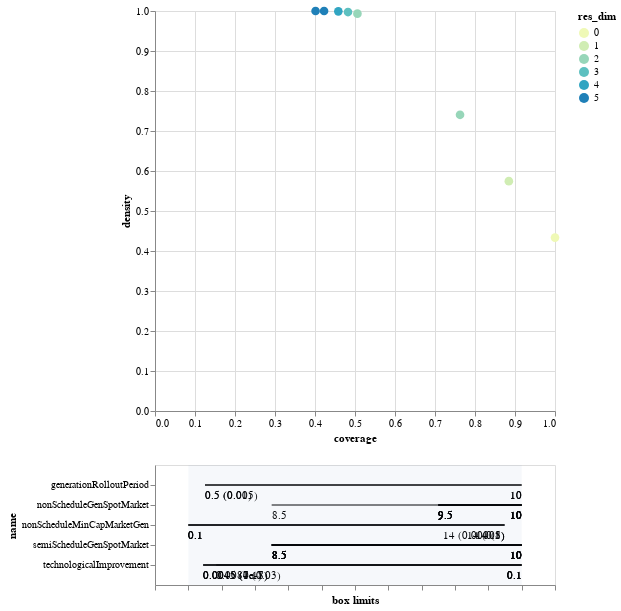

Notebook code cell kept with this figure:
### Code cell
box1.inspect_tradeoff()

### Figure 1 — Vega-Lite specification as saved in the notebook (floating-point values rounded to 4 significant figures)
{"config": {"view": {"continuousWidth": 400, "continuousHeight": 300}}, "vconcat": [{"data": {"name": "data-1219bb6c4f1eb3e5b5a14d92a9b07afc"}, "mark": {"type": "circle", "size": 75}, "encoding": {"color": {"type": "ordinal", "field": "res_dim", "scale": {"range": ["#eff9b6", "#d0edb3", "#97d6b9", "#5dc0c0", "#31a5c2", "#1f80b8", "#2354a3", "#21318d"]}}, "opacity": {"condition": {"value": 1, "selection": "selector002"}, "value": 0.4}, "tooltip": [{"type": "ordinal", "field": "id"}, {"type": "quantitative", "field": "coverage", "format": ".2"}, {"type": "quantitative", "field": "density", "format": ".2"}, {"type": "ordinal", "field": "res_dim"}], "x": {"type": "quantitative", "field": "coverage"}, "y": {"type": "quantitative", "field": "density"}}, "height": 400, "selection": {"selector002": {"type": "single", "fields": ["id"]}}, "width": 400}, {"layer": [{"data": {"name": "data-26919ee1901400f5a2b6c597dfdee9fc"}, "mark": "rule", "encoding": {"x": {"type": "quantitative", "axis": {"grid": false, "labels": false, "title": "box limits"}, "field": "x_lower", "scale": {"domain": [0, 1], "padding": 0.1}}, "x2": {"field": "x_upper"}, "y": {"type": "nominal", "field": "name", "scale": {"padding": 1.0}}}, "transform": [{"calculate": "(datum.x1-datum.minimum)/(datum.maximum-datum.minimum)", "as": "x_lower"}, {"calculate": "(datum.x2-datum.minimum)/(datum.maximum-datum.minimum)", "as": "x_upper"}, {"filter": {"selection": "selector002"}}], "width": 400}, {"data": {"name": "data-26919ee1901400f5a2b6c597dfdee9fc"}, "mark": {"type": "text", "align": "left", "baseline": "top", "dy": 5}, "encoding": {"text": {"type": "ordinal", "field": "text"}, "x": {"type": "quantitative", "axis": {"grid": false, "labels": false, "title": "box limits"}, "field": "x_lower", "scale": {"domain": [0, 1], "padding": 0.1}}, "x2": {"field": "x_upper"}, "y": {"type": "nominal", "field": "name", "scale": {"padding": 1.0}}}, "transform": [{"calculate": "(datum.x1-datum.minimum)/(datum.maximum-datum.minimum)", "as": "x_lower"}, {"calculate": "(datum.x2-datum.minimum)/(datum.maximum-datum.minimum)", "as": "x_upper"}, {"filter": {"selection": "selector002"}}, {"calculate": "datum.qp_lower>0?format(datum.x1, \".2\")+\" (\"+format(datum.qp_lower, \".1~g\")+\")\" :format(datum.x1, \".2\")", "as": "text"}], "width": 400}, {"data": {"name": "data-26919ee1901400f5a2b6c597dfdee9fc"}, "mark": {"type": "text", "align": "right", "baseline": "top", "dy": 5}, "encoding": {"text": {"type": "ordinal", "field": "text"}, "x": {"type": "quantitative", "field": "x_upper"}, "x2": {"field": "x_upper"}, "y": {"type": "nominal", "field": "name", "scale": {"padding": 1.0}}}, "transform": [{"calculate": "(datum.x1-datum.minimum)/(datum.maximum-datum.minimum)", "as": "x_lower"}, {"calculate": "(datum.x2-datum.minimum)/(datum.maximum-datum.minimum)", "as": "x_upper"}, {"filter": {"selection": "selector002"}}, {"calculate": "datum.qp_upper>0?format(datum.x2, \".2\")+\" (\"+format(datum.qp_upper, \".1\")+\")\" :format(datum.x2, \".2\")", "as": "text"}], "width": 400}, {"data": {"name": "data-bb8d07f6df3d47a6a475317795287b23"}, "mark": {"type": "rect", "opacity": 0.05}, "encoding": {"x": {"type": "quantitative", "field": "start"}, "x2": {"field": "end"}}}, {"data": {"name": "data-d751713988987e9331980363e24189ce"}, "mark": "point", "encoding": {"x": {"type": "quantitative", "field": "x"}, "y": {"type": "nominal", "field": "name"}}, "transform": [{"filter": {"selection": "selector002"}}], "width": 400}, {"data": {"name": "data-d751713988987e9331980363e24189ce"}, "mark": {"type": "text", "align": "center", "baseline": "top", "dy": 5}, "encoding": {"text": {"type": "nominal", "field": "item"}, "x": {"type": "quantitative", "field": "x"}, "y": {"type": "nominal", "field": "name"}}, "transform": [{"filter": {"selection": "selector002"}}], "width": 400}]}], "$schema": "https://vega.github.io/schema/vega-lite/v4.0.2.json", "datasets": {"data-1219bb6c4f1eb3e5b5a14d92a9b07afc": [{"coverage": 1.0, "density": 0.4335, "id": 0, "mass": 1.0, "mean": 0.4335, "res_dim": 0}, {"coverage": 0.8846, "density": 0.5746, "id": 1, "mass": 0.6675, "mean": 0.5746, "res_dim": 1}, {"coverage": 0.7626, "density": 0.7405, "id": 2, "mass": 0.4465, "mean": 0.7405, "res_dim": 2}, {"coverage": 0.5061, "density": 0.9934, "id": 3, "mass": 0.2209, "mean": 0.9934, "res_dim": 2}, {"coverage": 0.4825, "density": 0.9974, "id": 4, "mass": 0.2097, "mean": 0.9974, "res_dim": 3}, {"coverage": 0.4583, "density": 0.9992, "id": 5, "mass": 0.1989, "mean": 0.9992, "res_dim": 4}, {"coverage": 0.4227, "density": 0.9999, "id": 6, "mass": 0.1833, "mean": 0.9999, "res_dim": 5}, {"coverage": 0.4014, "density": 1.0, "id": 7, "mass": 0.174, "mean": 1.0, "res_dim": 5}], "data-26919ee1901400f5a2b6c597dfdee9fc": [{"x1": 8.5, "x2": 10.0, "name": "semiScheduleGenSpotMarket", "id": 1, "minimum": 8.0, "maximum": 10.0, "qp_lower": 0.0, "qp_upper": -1.0}, {"x1": 8.5, "x2": 10.0, "name": "nonScheduleGenSpotMarket", "id": 2, "minimum": 8.0, "maximum": 10.0, "qp_lower": 0.0, "qp_upper": -1.0}, {"x1": 8.5, "x2": 10.0, "name": "semiScheduleGenSpotMarket", "id": 2, "minimum": 8.0, "maximum": 10.0, "qp_lower": 0.0, "qp_upper": -1.0}, {"x1": 9.5, "x2": 10.0, "name": "nonScheduleGenSpotMarket", "id": 3, "minimum": 8.0, "maximum": 10.0, "qp_lower": 0.0, "qp_upper": -1.0}, {"x1": 8.5, "x2": 10.0, "name": "semiScheduleGenSpotMarket", "id": 3, "minimum": 8.0, "maximum": 10.0, "qp_lower": 0.0, "qp_upper": -1.0}, {"x1": 9.5, "x2": 10.0, "name": "nonScheduleGenSpotMarket", "id": 4, "minimum": 8.0, "maximum": 10.0, "qp_lower": 0.0, "qp_upper": -1.0}, {"x1": 8.5, "x2": 10.0, "name": "semiScheduleGenSpotMarket", "id": 4, "minimum": 8.0, "maximum": 10.0, "qp_lower": 0.0, "qp_upper": -1.0}, {"x1": 0.004492, "x2": 0.09995, "name": "technologicalImprovement", "id": 4, "minimum": 4.883e-05, "maximum": 0.09995, "qp_lower": 9.687e-09, "qp_upper": -1.0}, {"x1": 9.5, "x2": 10.0, "name": "nonScheduleGenSpotMarket", "id": 5, "minimum": 8.0, "maximum": 10.0, "qp_lower": 0.0, "qp_upper": -1.0}, {"x1": 0.1, "x2": 14.23, "name": "nonScheduleMinCapMarketGen", "id": 5, "minimum": 0.1, "maximum": 14.99, "qp_lower": -1.0, "qp_upper": 4.876e-05}, {"x1": 8.5, "x2": 10.0, "name": "semiScheduleGenSpotMarket", "id": 5, "minimum": 8.0, "maximum": 10.0, "qp_lower": 0.0, "qp_upper": -1.0}, {"x1": 0.004492, "x2": 0.09995, "name": "technologicalImprovement", "id": 5, "minimum": 4.883e-05, "maximum": 0.09995, "qp_lower": 6.977e-07, "qp_upper": -1.0}, {"x1": 0.5, "x2": 10.0, "name": "generationRolloutPeriod", "id": 6, "minimum": 0.0, "maximum": 10.0, "qp_lower": 0.005249, "qp_upper": -1.0}, {"x1": 9.5, "x2": 10.0, "name": "nonScheduleGenSpotMarket", "id": 6, "minimum": 8.0, "maximum": 10.0, "qp_lower": 0.0, "qp_upper": -1.0}, {"x1": 0.1, "x2": 14.23, "name": "nonScheduleMinCapMarketGen", "id": 6, "minimum": 0.1, "maximum": 14.99, "qp_lower": -1.0, "qp_upper": 0.7531}, {"x1": 8.5, "x2": 10.0, "name": "semiScheduleGenSpotMarket", "id": 6, "minimum": 8.0, "maximum": 10.0, "qp_lower": 0.0, "qp_upper": -1.0}, {"x1": 0.004492, "x2": 0.09995, "name": "technologicalImprovement", "id": 6, "minimum": 4.883e-05, "maximum": 0.09995, "qp_lower": 0.1066, "qp_upper": -1.0}, {"x1": 0.5, "x2": 10.0, "name": "generationRolloutPeriod", "id": 7, "minimum": 0.0, "maximum": 10.0, "qp_lower": 0.01014, "qp_upper": -1.0}, {"x1": 9.5, "x2": 10.0, "name": "nonScheduleGenSpotMarket", "id": 7, "minimum": 8.0, "maximum": 10.0, "qp_lower": 0.0, "qp_upper": -1.0}, {"x1": 0.1, "x2": 14.23, "name": "nonScheduleMinCapMarketGen", "id": 7, "minimum": 0.1, "maximum": 14.99, "qp_lower": -1.0, "qp_upper": 1.0}, {"x1": 8.5, "x2": 10.0, "name": "semiScheduleGenSpotMarket", "id": 7, "minimum": 8.0, "maximum": 10.0, "qp_lower": 0.0, "qp_upper": -1.0}, {"x1": 0.008398, "x2": 0.09995, "name": "technologicalImprovement", "id": 7, "minimum": 4.883e-05, "maximum": 0.09995, "qp_lower": 0.02686, "qp_upper": -1.0}], "data-bb8d07f6df3d47a6a475317795287b23": [{"end": 1, "start": 0}], "data-d751713988987e9331980363e24189ce": []}}
